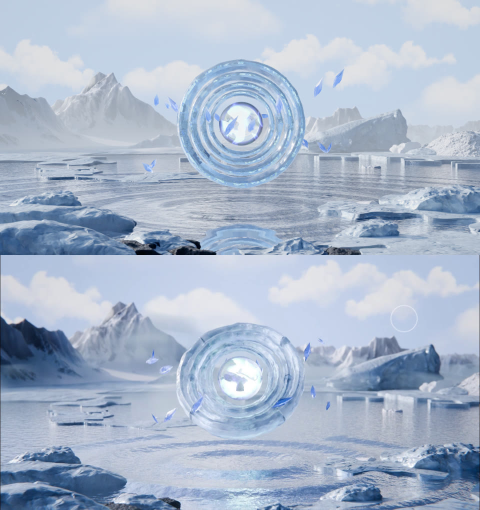
#> input picture hero-pipeline/build/selftest/cmp_p09_eye.jpg, 960 x 1020 px (shown at 1/2 size)
$ python crop_red.py ../hero-pipeline/build/selftest/cmp_p09_eye.jpg out.png
#> lines starting #> are read from the running program, lines starting #| are printed output that depends on the picture
import sys
from PIL import Image
a = Image.open(sys.argv[1]).convert("RGB")   # clip x 0-600, y 200-500
#> a is the input picture: PIL image 960x1020 RGB; mean R, G, B 169, 183.3, 203.7
c = a.crop((0, 30, 260, 220)).resize((780, 570), Image.NEAREST)
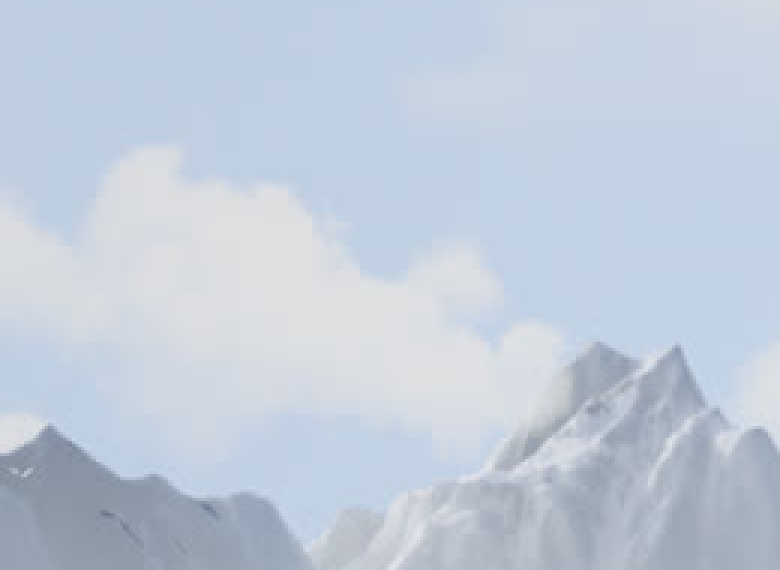
#> c: PIL image 780x570 RGB; mean R, G, B 193.9, 205, 219
c.save(sys.argv[2], quality=92)

$ run again, on hero-pipeline/build/selftest/p09_eye.png
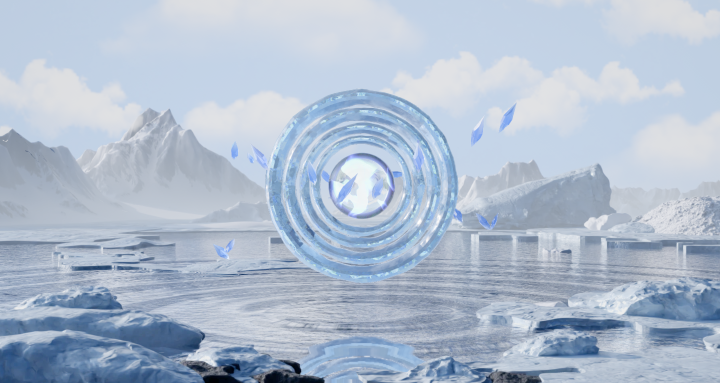
#> input picture hero-pipeline/build/selftest/p09_eye.png, 1440 x 766 px (shown at 1/2 size)
#> a is the input picture: PIL image 1440x766 RGB; mean R, G, B 174.9, 188.7, 206.9
#> `c = a.crop((0, 30, 260, 220)).resize((780, 570), Image.NEAREST)`:
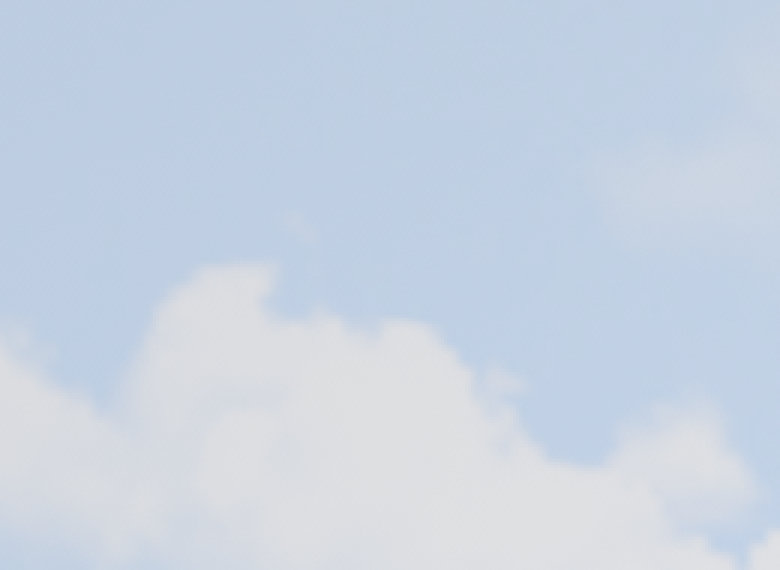
#> c: PIL image 780x570 RGB; mean R, G, B 200.7, 211.9, 226.1
